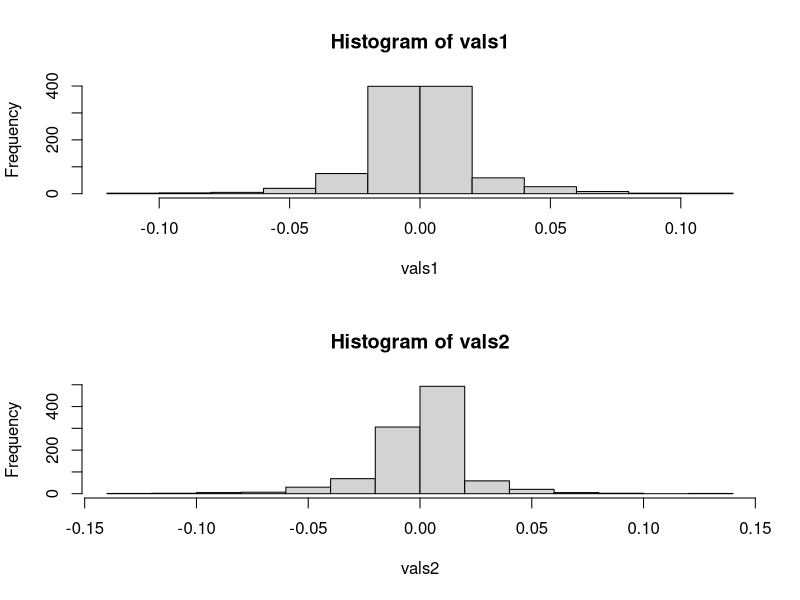
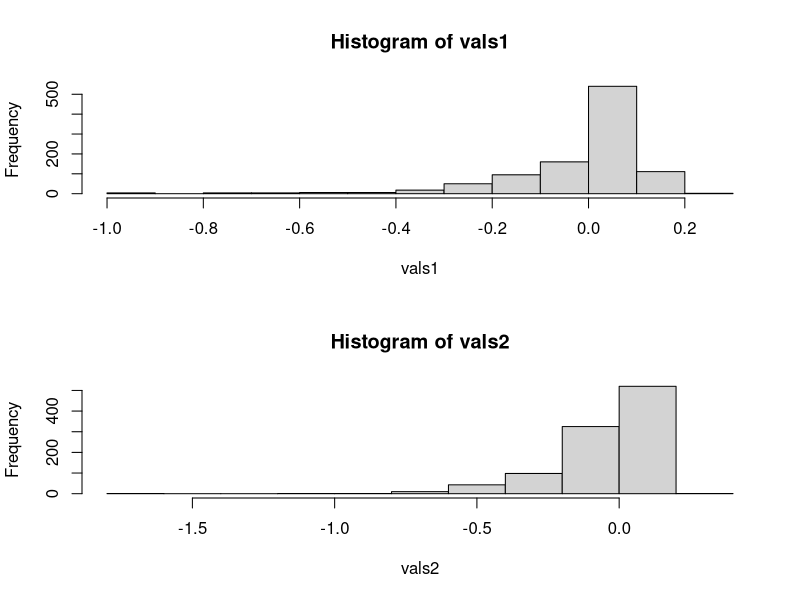
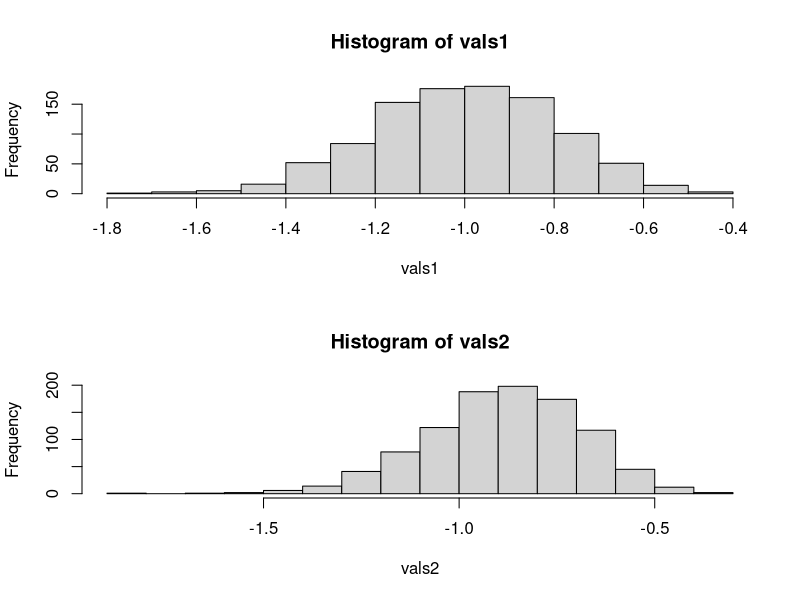

Write R code to recreate these figures, in order.
####
##  Bootstrap testing mu^2 = mu^2
##  One dimensional case!!
####

data_model <- function(muA, muB, sigma2A, sigma2B) {
  sampler <- function(nA, nB) {
    noise_mult <- 1
    if (nA + nB == 0) {
      noise_mult <- 0
      nA <- 2
      nB <- 2
    }
    xA <- rnorm(nA, mean = muA, sd = noise_mult * sqrt(sigma2A))
    xB <- rnorm(nB, mean = muB, sd = noise_mult * sqrt(sigma2B))
    dat <- rbind(cbind(0, xA), cbind(1, xB))
    dat
  }
  # force eval
  lala <- sampler(10, 10)
  sampler
}

stat.diff <- function(dat) {
  xA <- dat[dat[, 1]==0, 2]
  xB <- dat[dat[, 1]==1, 2]
  muA <- mean(xA); sigma2A <- var(xA)
  muB <- mean(xB); sigma2B <- var(xB)
  mu2A <- muA^2 - sigma2A/length(xA)
  mu2B <- muB^2 - sigma2B/length(xB)
  mu2A - mu2B
}

boot_sampler <- function(dat) {
  nX <- sum(dat[, 1] == 0); nY <- sum(dat[, 1] == 1);
  nX0 <- nX; nY0 <- nY
  rawX <- dat[dat[, 1]==0, -1]
  rawY <- dat[dat[, 1]==1, -1]
  sampler <- function(nX = nX0, nY = nY0) {
    if (nX == 0 & nY == 0) {
      return(dat)
    }
    newX <- rawX[sample(nX, nX, TRUE)]
    newY <- rawY[sample(nY, nY, TRUE)]
    newdat <- rbind(cbind(0, newX), cbind(1, newY))
    newdat
  }
  # force eval
  sampler()
  sampler
}

sampling_dist <- function(sampler, theta, nX, nY, mc.reps = 1e3, samples = FALSE) {
  # true params
  dat0 <- sampler(0, 0)
  theta0 <- theta(dat0)
  # get population
  thetas <- lapply(1:mc.reps, function(i) theta(sampler(nX, nY)))    
  thetas <- do.call(cbind, thetas)
  if (samples) {
    return(thetas)
  }
  diffs <- thetas - theta0
  bias <- rowMeans(diffs)
  sdv <- apply(diffs, 1, sd)
  skew <- rowSums(diffs^3)/(rowSums(diffs^2))^(3/2)
  list(bias = bias, sdv = sdv, skew = skew)
}


####
##  Test out the functions
####

h0 <- data_model(0, 0, 1, 1)
h0v <- data_model(0,0,1, 10)
h1 <- data_model(0, 1, 1, 1)

stat.diff(h0(10, 10))
stat.diff(h0(1000, 1000))
stat.diff(h0(0,0))

stat.diff(h0v(10, 10))
stat.diff(h0v(1000, 1000))
stat.diff(h0v(0,0))

stat.diff(h1(10, 10))
stat.diff(h1(1000, 1000))
stat.diff(h1(0,0))

(dat <- h0(5, 5))
bs <- boot_sampler(dat)
bs(10, 10)

####
##  Investigate effect of bootstrap resampling
####

mc.reps <- 1000

h0 <- data_model(0, 0, 1, 1)
h0v <- data_model(0,0,1, 10)
h1 <- data_model(0, 1, 1, 1)

nX <- 100; nY <- nX

vals1 <- sampling_dist(h0, stat.diff, nX, nY, mc.reps, TRUE)
vals2 <- sampling_dist(boot_sampler(h0(nX, nY)), stat.diff, nX, nY, mc.reps, TRUE)
layout(t(t(1:2))); hist(vals1); hist(vals2)

vals1 <- sampling_dist(h0v, stat.diff, nX, nY, mc.reps, TRUE)
vals2 <- sampling_dist(boot_sampler(h0v(nX, nY)), stat.diff, nX, nY, mc.reps, TRUE)
layout(t(t(1:2))); hist(vals1); hist(vals2)

vals1 <- sampling_dist(h1, stat.diff, nX, nY, mc.reps, TRUE)
vals2 <- sampling_dist(boot_sampler(h1(nX, nY)), stat.diff, nX, nY, mc.reps, TRUE)
layout(t(t(1:2))); hist(vals1); hist(vals2)
